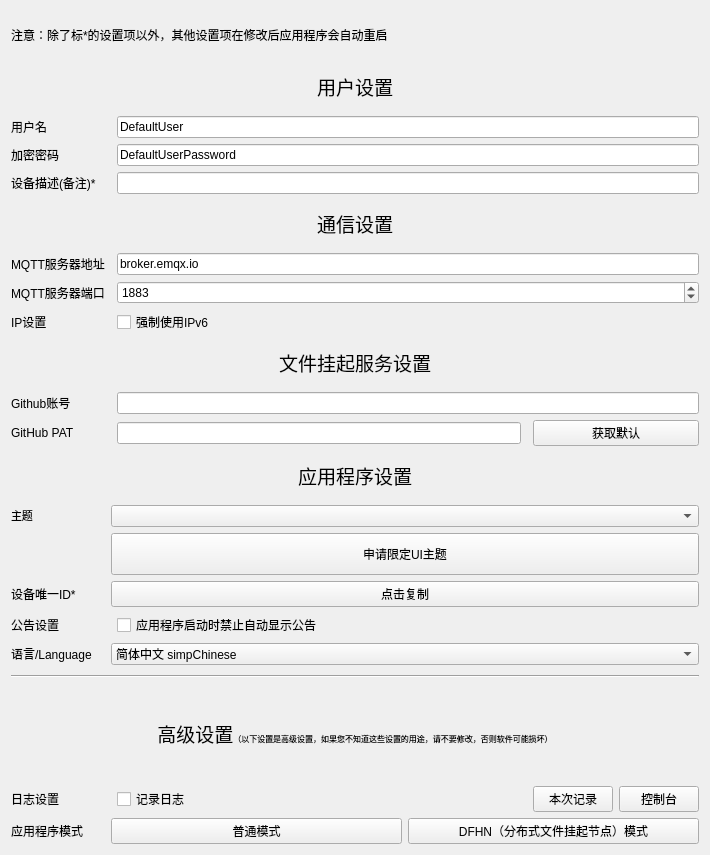
          <widget class="QWidget" name="scrollAreaWidgetContents">
           <property name="geometry">
            <rect>
             <x>0</x>
             <y>-393</y>
             <width>710</width>
             <height>855</height>
            </rect>
           </property>
           <layout class="QGridLayout" name="gridLayout_8">
            <item row="7" column="2" colspan="3">
             <widget class="QSpinBox" name="spinBox_settings_mqttPort">
              <property name="maximum">
               <number>65535</number>
              </property>
              <property name="value">
               <number>1883</number>
              </property>
             </widget>
            </item>
            <item row="23" column="0">
             <widget class="QLabel" name="label_15">
              <property name="text">
               <string>日志设置</string>
              </property>
             </widget>
            </item>
            <item row="12" column="0" colspan="5">
             <widget class="QLabel" name="label_11">
              <property name="text">
               <string>&lt;html&gt;&lt;head/&gt;&lt;body&gt;&lt;p align=&quot;center&quot;&gt;&lt;span style=&quot; font-size:14pt;&quot;&gt;应用程序设置&lt;/span&gt;&lt;/p&gt;&lt;/body&gt;&lt;/html&gt;</string>
              </property>
             </widget>
            </item>
            <item row="3" column="0">
             <widget class="QLabel" name="label_2">
              <property name="text">
               <string>加密密码</string>
              </property>
             </widget>
            </item>
            <item row="24" column="0">
             <widget class="QLabel" name="label_21">
              <property name="text">
               <string>应用程序模式</string>
              </property>
             </widget>
            </item>
            <item row="20" column="0" colspan="5">
             <widget class="Line" name="line">
              <property name="sizePolicy">
               <sizepolicy hsizetype="Minimum" vsizetype="Fixed">
                <horstretch>0</horstretch>
                <verstretch>0</verstretch>
               </sizepolicy>
              </property>
              <property name="minimumSize">
               <size>
                <width>20</width>
                <height>10</height>
               </size>
              </property>
              <property name="orientation">
               <enum>Qt::Horizontal</enum>
              </property>
             </widget>
            </item>
            <item row="6" column="2" colspan="3">
             <widget class="QLineEdit" name="lineEdit_settings_mqttServer">
              <property name="text">
               <string>broker.emqx.io</string>
              </property>
             </widget>
            </item>
            <item row="9" column="0" colspan="5">
             <widget class="QLabel" name="label_7">
              <property name="text">
               <string>&lt;html&gt;&lt;head/&gt;&lt;body&gt;&lt;p align=&quot;center&quot;&gt;&lt;span style=&quot; font-size:14pt;&quot;&gt;文件挂起服务设置&lt;/span&gt;&lt;/p&gt;&lt;/body&gt;&lt;/html&gt;</string>
              </property>
             </widget>
            </item>
            <item row="15" column="1" colspan="4">
             <widget class="QComboBox" name="comboBox_settings_uiskin"/>
            </item>
            <item row="24" column="1" colspan="4">
             <layout class="QHBoxLayout" name="horizontalLayout_3">
              <item>
               <widget class="QPushButton" name="pushButton_settings_mode_normal">
                <property name="text">
                 <string>普通模式</string>
                </property>
               </widget>
              </item>
              <item>
               <widget class="QPushButton" name="pushButton_settings_mode_dfhn">
                <property name="text">
                 <string>DFHN（分布式文件挂起节点）模式</string>
                </property>
               </widget>
              </item>
             </layout>
            </item>
            <item row="11" column="0">
             <widget class="QLabel" name="label_9">
              <property name="text">
               <string>GitHub PAT</string>
              </property>
             </widget>
            </item>
            <item row="3" column="2" colspan="3">
             <widget class="QLineEdit" name="lineEdit_settings_pwd">
              <property name="text">
               <string>DefaultUserPassword</string>
              </property>
             </widget>
            </item>
            <item row="23" column="4">
             <layout class="QHBoxLayout" name="horizontalLayout">
              <item>
               <widget class="QPushButton" name="pushButton_settings_recordLog">
                <property name="text">
                 <string>本次记录</string>
                </property>
               </widget>
              </item>
              <item>
               <widget class="QPushButton" name="pushButton_settings_console">
                <property name="text">
                 <string>控制台</string>
                </property>
               </widget>
              </item>
             </layout>
            </item>
            <item row="8" column="2">
             <widget class="QCheckBox" name="checkBox_settings_ipv6">
              <property name="text">
               <string>强制使用IPv6</string>
              </property>
              <property name="checked">
               <bool>false</bool>
              </property>
              <property name="tristate">
               <bool>false</bool>
              </property>
             </widget>
            </item>
            <item row="6" column="0">
             <widget class="QLabel" name="label_5">
              <property name="text">
               <string>MQTT服务器地址</string>
              </property>
             </widget>
            </item>
            <item row="10" column="0">
             <widget class="QLabel" name="label_8">
              <property name="text">
               <string>Github账号</string>
              </property>
             </widget>
            </item>
            <item row="2" column="2" colspan="3">
             <widget class="QLineEdit" name="lineEdit_settings_username">
              <property name="text">
               <string>DefaultUser</string>
              </property>
             </widget>
            </item>
            <item row="4" column="2" colspan="3">
             <widget class="QLineEdit" name="lineEdit_settings_description"/>
            </item>
            <item row="18" column="0">
             <widget class="QLabel" name="label_16">
              <property name="text">
               <string>公告设置</string>
              </property>
             </widget>
            </item>
            <item row="7" column="0">
             <widget class="QLabel" name="label_6">
              <property name="text">
               <string>MQTT服务器端口</string>
              </property>
             </widget>
            </item>
            <item row="19" column="0">
             <widget class="QLabel" name="label_18">
              <property name="text">
               <string notr="true">语言/Language</string>
              </property>
             </widget>
            </item>
            <item row="5" column="0" colspan="5">
             <widget class="QLabel" name="label_4">
              <property name="text">
               <string>&lt;html&gt;&lt;head/&gt;&lt;body&gt;&lt;p align=&quot;center&quot;&gt;&lt;span style=&quot; font-size:14pt;&quot;&gt;通信设置&lt;/span&gt;&lt;/p&gt;&lt;/body&gt;&lt;/html&gt;</string>
              </property>
             </widget>
            </item>
            <item row="17" column="1" colspan="4">
             <widget class="QPushButton" name="pushButton_copyId">
              <property name="text">
               <string>点击复制</string>
              </property>
             </widget>
            </item>
            <item row="19" column="1" colspan="4">
             <widget class="QComboBox" name="comboBox_settings_language">
              <item>
               <property name="text">
                <string notr="true">简体中文 simpChinese</string>
               </property>
              </item>
              <item>
               <property name="text">
                <string notr="true">English(US) 英语</string>
               </property>
              </item>
             </widget>
            </item>
            <item row="1" column="0" colspan="5">
             <widget class="QLabel" name="label_3">
              <property name="text">
               <string>&lt;html&gt;&lt;head/&gt;&lt;body&gt;&lt;p&gt;&lt;span style=&quot; font-size:14pt;&quot;&gt;用户设置&lt;/span&gt;&lt;/p&gt;&lt;/body&gt;&lt;/html&gt;</string>
              </property>
              <property name="alignment">
               <set>Qt::AlignCenter</set>
              </property>
             </widget>
            </item>
            <item row="17" column="0">
             <widget class="QLabel" name="label_14">
              <property name="text">
               <string>设备唯一ID*</string>
              </property>
             </widget>
            </item>
            <item row="10" column="2" colspan="3">
             <widget class="QLineEdit" name="lineEdit_settings_gitubUser"/>
            </item>
            <item row="18" column="2" colspan="2">
             <widget class="QCheckBox" name="checkBox_settings_disableNotice">
              <property name="text">
               <string>应用程序启动时禁止自动显示公告</string>
              </property>
             </widget>
            </item>
            <item row="4" column="0">
             <widget class="QLabel" name="label_22">
              <property name="text">
               <string>设备描述(备注)*</string>
              </property>
             </widget>
            </item>
            <item row="15" column="0">
             <widget class="QLabel" name="label_12">
              <property name="text">
               <string>&lt;html&gt;&lt;head/&gt;&lt;body&gt;&lt;p&gt;&lt;span style=&quot; font-size:8pt;&quot;&gt;主题&lt;/span&gt;&lt;/p&gt;&lt;/body&gt;&lt;/html&gt;</string>
              </property>
             </widget>
            </item>
            <item row="2" column="0">
             <widget class="QLabel" name="label">
              <property name="text">
               <string>用户名</string>
              </property>
             </widget>
            </item>
            <item row="8" column="0">
             <widget class="QLabel" name="label_10">
              <property name="text">
               <string>IP设置</string>
              </property>
             </widget>
            </item>
            <item row="11" column="4">
             <widget class="QPushButton" name="pushButton_settings_getDefaultPAT">
              <property name="text">
               <string>获取默认</string>
              </property>
             </widget>
            </item>
            <item row="16" column="1" colspan="4">
             <widget class="QPushButton" name="pushButton_settings_requestUI">
              <property name="minimumSize">
               <size>
                <width>0</width>
                <height>42</height>
               </size>
              </property>
              <property name="maximumSize">
               <size>
                <width>16777215</width>
                <height>16777215</height>
               </size>
              </property>
              <property name="text">
               <string>申请限定UI主题</string>
              </property>
             </widget>
            </item>
            <item row="23" column="2">
             <widget class="QCheckBox" name="checkBox_settings_recordLog">
              <property name="text">
               <string>记录日志</string>
              </property>
             </widget>
            </item>
            <item row="21" column="0" rowspan="2" colspan="5">
             <widget class="QLabel" name="label_13">
              <property name="minimumSize">
               <size>
                <width>0</width>
                <height>30</height>
               </size>
              </property>
              <property name="text">
               <string>&lt;html&gt;&lt;head/&gt;&lt;body&gt;&lt;p align=&quot;center&quot;&gt;&lt;span style=&quot; font-size:14pt;&quot;&gt;高级设置&lt;/span&gt;&lt;span style=&quot; font-size:6pt;&quot;&gt;（以下设置是高级设置，如果您不知道这些设置的用途，请不要修改，否则软件可能损坏）&lt;/span&gt;&lt;/p&gt;&lt;/body&gt;&lt;/html&gt;</string>
              </property>
             </widget>
            </item>
            <item row="11" column="2">
             <widget class="QLineEdit" name="lineEdit_settings_githubPAT"/>
            </item>
            <item row="0" column="0" colspan="5">
             <widget class="QLabel" name="label_23">
              <property name="minimumSize">
               <size>
                <width>0</width>
                <height>13</height>
               </size>
              </property>
              <property name="text">
               <string>注意：除了标*的设置项以外，其他设置项在修改后应用程序会自动重启</string>
              </property>
             </widget>
            </item>
           </layout>
          </widget>
